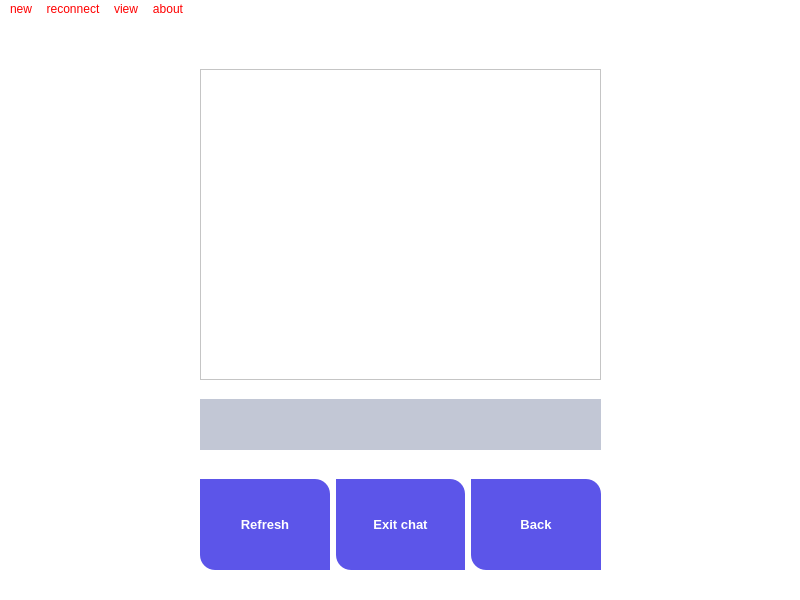
<?xml version="1.0" encoding="UTF-8"?>
<ui version="4.0">
 <class>MainWindow</class>
 <widget class="QMainWindow" name="MainWindow">
  <property name="geometry">
   <rect>
    <x>0</x>
    <y>0</y>
    <width>800</width>
    <height>600</height>
   </rect>
  </property>
  <property name="windowTitle">
   <string>MainWindow</string>
  </property>
  <property name="styleSheet">
   <string notr="true">/*Copyright (c) DevSec Studio. All rights reserved.

MIT License

Permission is hereby granted, free of charge, to any person obtaining a copy
of this software and associated documentation files (the &quot;Software&quot;), to deal
in the Software without restriction, including without limitation the rights
to use, copy, modify, merge, publish, distribute, sublicense, and/or sell
copies of the Software, and to permit persons to whom the Software is
furnished to do so, subject to the following conditions:

The above copyright notice and this permission notice shall be included in all
copies or substantial portions of the Software.

THE SOFTWARE IS PROVIDED *AS IS*, WITHOUT WARRANTY OF ANY KIND, EXPRESS OR
IMPLIED, INCLUDING BUT NOT LIMITED TO THE WARRANTIES OF MERCHANTABILITY,
FITNESS FOR A PARTICULAR PURPOSE AND NONINFRINGEMENT. IN NO EVENT SHALL THE
AUTHORS OR COPYRIGHT HOLDERS BE LIABLE FOR ANY CLAIM, DAMAGES OR OTHER
LIABILITY, WHETHER IN AN ACTION OF CONTRACT, TORT OR OTHERWISE, ARISING FROM,
OUT OF OR IN CONNECTION WITH THE SOFTWARE OR THE USE OR OTHER DEALINGS IN THE SOFTWARE.
*/

/*-----QWidget-----*/
QWidget
{
	background-color: #fff;
	color: red;

}


/*-----QLabel-----*/
QLabel
{
	background-color: transparent;
	color: #454544;
	font-weight: bold;
	font-size: 13px;

}


/*-----QPushButton-----*/
QPushButton
{
	background-color: #5c55e9;
	color: #fff;
	font-size: 13px;
	font-weight: bold;
	border-top-right-radius: 15px;
	border-top-left-radius: 0px;
	border-bottom-right-radius: 0px;
	border-bottom-left-radius: 15px;
	padding: 10px;

}


QPushButton::disabled
{
	background-color: #5c5c5c;

}


QPushButton::hover
{
	background-color: #5564f2;

}


QPushButton::pressed
{
	background-color: #3d4ef2;

}


/*-----QCheckBox-----*/
QCheckBox
{
	background-color: transparent;
	color: #5c55e9;
	font-size: 10px;
	font-weight: bold;
	border: none;
	border-radius: 5px;

}


/*-----QCheckBox-----*/
QCheckBox::indicator
{
    background-color: #323232;
    border: 1px solid darkgray;
    width: 12px;
    height: 12px;

}


QCheckBox::indicator:checked
{
    image:url(&quot;./ressources/check.png&quot;);
	background-color: #5c55e9;
    border: 1px solid #5c55e9;

}


QCheckBox::indicator:unchecked:hover
{
    border: 1px solid #5c55e9;

}


QCheckBox::disabled
{
	color: #656565;

}


QCheckBox::indicator:disabled
{
	background-color: #656565;
	color: #656565;
    border: 1px solid #656565;

}


/*-----QLineEdit-----*/
QLineEdit
{
	background-color: #c2c7d5;
	color: #2a547f;
	border: none;
	padding: 5px;

}


/*-----QListView-----*/
QListView
{
	background-color: #5c55e9;
	color: #fff;
	font-size: 14px;
	font-weight: bold;
	show-decoration-selected: 0;
	border-radius: 4px;
	padding-left: -15px;
	padding-right: -15px;
	padding-top: 5px;

} 


QListView:disabled 
{
	background-color: #5c5c5c;

}


QListView::item
{
	background-color: #454e5e;
	border: none;
	padding: 10px;
	border-radius: 0px;
	padding-left : 10px;
	height: 32px;

}


QListView::item:selected
{
	color: #000;
	background-color: #fff;

}


QListView::item:!selected
{
	color:white;
	background-color: transparent;
	border: none;
	padding-left : 10px;

}


QListView::item:!selected:hover
{
	color: #fff;
	background-color: #5564f2;
	border: none;
	padding-left : 10px;

}


/*-----QTreeView-----*/
QTreeView 
{
	background-color: #fff;
	show-decoration-selected: 0;
	color: #454544;

}


QTreeView:disabled
{
	background-color: #242526;
	show-decoration-selected: 0;

}


QTreeView::item 
{
	border-top-color: transparent;
	border-bottom-color: transparent;

}


QTreeView::item:hover 
{
	background-color: #bcbdbb;
	color: #000;

}


QTreeView::item:selected 
{
	background-color: #5c55e9;
	color: #fff;

}


QTreeView::item:selected:active
{
	background-color: #5c55e9;
	color: #fff;

}


QTreeView::item:selected:disabled
{
	background-color: #525251;
	color: #656565;

}


QTreeView::branch:has-children:!has-siblings:closed,
QTreeView::branch:closed:has-children:has-siblings 
{
	image: url(://tree-closed.png);

}

QTreeView::branch:open:has-children:!has-siblings,
QTreeView::branch:open:has-children:has-siblings  
{
	image: url(://tree-open.png);

}


/*-----QTableView &amp; QTableWidget-----*/
QTableView
{
    background-color: #fff;
	border: 1px solid gray;
    color: #454544;
    gridline-color: gray;
    outline : 0;

}


QTableView::disabled
{
    background-color: #242526;
    border: 1px solid #32414B;
    color: #656565;
    gridline-color: #656565;
    outline : 0;

}


QTableView::item:hover 
{
    background-color: #bcbdbb;
    color: #000;

}


QTableView::item:selected 
{
	background-color: #5c55e9;
    color: #fff;

}


QTableView::item:selected:disabled
{
    background-color: #1a1b1c;
    border: 2px solid #525251;
    color: #656565;

}


QTableCornerButton::section
{
	background-color: #ced5e3;
	border: none;
    color: #fff;

}


QHeaderView::section
{
	color: #2a547f;
	border: 0px;
	background-color: #ced5e3;
	padding: 5px;

}


QHeaderView::section:disabled
{
    background-color: #525251;
    color: #656565;

}


QHeaderView::section:checked
{
    color: #fff;
    background-color: #5c55e9;

}


QHeaderView::section:checked:disabled
{
    color: #656565;
    background-color: #525251;

}


QHeaderView::section::vertical::first,
QHeaderView::section::vertical::only-one
{
    border-top: 1px solid #353635;

}


QHeaderView::section::vertical
{
    border-top: 1px solid #353635;

}


QHeaderView::section::horizontal::first,
QHeaderView::section::horizontal::only-one
{
    border-left: 1px solid #353635;

}


QHeaderView::section::horizontal
{
    border-left: 1px solid #353635;

}


/*-----QScrollBar-----*/
QScrollBar:horizontal 
{
    background-color: transparent;
    height: 8px;
    margin: 0px;
    padding: 0px;

}


QScrollBar::handle:horizontal 
{
    border: none;
	min-width: 100px;
    background-color: #7e92b7;

}


QScrollBar::add-line:horizontal, 
QScrollBar::sub-line:horizontal,
QScrollBar::add-page:horizontal, 
QScrollBar::sub-page:horizontal 
{
    width: 0px;
    background-color: #d8dce6;

}


QScrollBar:vertical 
{
    background-color: transparent;
    width: 8px;
    margin: 0;

}


QScrollBar::handle:vertical 
{
    border: none;
	min-height: 100px;
    background-color: #7e92b7;

}


QScrollBar::add-line:vertical, 
QScrollBar::sub-line:vertical,
QScrollBar::add-page:vertical, 
QScrollBar::sub-page:vertical 
{
    height: 0px;
    background-color: #d8dce6;

}

</string>
  </property>
  <widget class="QWidget" name="centralwidget">
   <widget class="QLineEdit" name="chatbox">
    <property name="geometry">
     <rect>
      <x>200</x>
      <y>380</y>
      <width>401</width>
      <height>51</height>
     </rect>
    </property>
   </widget>
   <widget class="QTextBrowser" name="browser">
    <property name="geometry">
     <rect>
      <x>200</x>
      <y>50</y>
      <width>401</width>
      <height>311</height>
     </rect>
    </property>
   </widget>
   <widget class="QWidget" name="horizontalLayoutWidget">
    <property name="geometry">
     <rect>
      <x>200</x>
      <y>460</y>
      <width>401</width>
      <height>91</height>
     </rect>
    </property>
    <property name="maximumSize">
     <size>
      <width>3000</width>
      <height>200</height>
     </size>
    </property>
    <layout class="QHBoxLayout" name="horizontalLayout">
     <item>
      <widget class="QPushButton" name="refresh">
       <property name="maximumSize">
        <size>
         <width>3000</width>
         <height>200</height>
        </size>
       </property>
       <property name="text">
        <string>Refresh</string>
       </property>
      </widget>
     </item>
     <item>
      <widget class="QPushButton" name="exit">
       <property name="maximumSize">
        <size>
         <width>3000</width>
         <height>200</height>
        </size>
       </property>
       <property name="text">
        <string>Exit chat</string>
       </property>
      </widget>
     </item>
     <item>
      <widget class="QPushButton" name="back">
       <property name="maximumSize">
        <size>
         <width>3000</width>
         <height>200</height>
        </size>
       </property>
       <property name="text">
        <string>Back</string>
       </property>
      </widget>
     </item>
    </layout>
   </widget>
  </widget>
  <widget class="QMenuBar" name="menubar">
   <property name="geometry">
    <rect>
     <x>0</x>
     <y>0</y>
     <width>800</width>
     <height>26</height>
    </rect>
   </property>
   <widget class="QMenu" name="menunew">
    <property name="title">
     <string>new</string>
    </property>
   </widget>
   <widget class="QMenu" name="menurecconect">
    <property name="title">
     <string>reconnect</string>
    </property>
   </widget>
   <widget class="QMenu" name="menuview">
    <property name="title">
     <string>view</string>
    </property>
   </widget>
   <widget class="QMenu" name="menuabout">
    <property name="title">
     <string>about</string>
    </property>
   </widget>
   <addaction name="menunew"/>
   <addaction name="menurecconect"/>
   <addaction name="menuview"/>
   <addaction name="menuabout"/>
  </widget>
  <widget class="QStatusBar" name="statusbar"/>
 </widget>
 <resources/>
 <connections/>
</ui>
